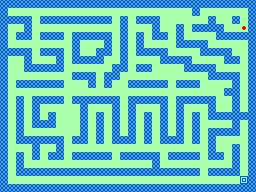

Rendered tile map (Tiled .tmx) drawn with the repository's tilesets; below, a short description and the full map source, tile grids included:
An orthogonal 32x24 tile map with 8x8 px tiles, 1 tile layer (Tile Layer 1).

<map version="1.10" tiledversion="1.11.2" orientation="orthogonal" renderorder="right-down" width="32" height="24" tilewidth="8" tileheight="8" infinite="0" nextlayerid="2" nextobjectid="1">
 <editorsettings>
  <export target="../../assets/level2.csv" format="csv" />
 </editorsettings>
 <tileset firstgid="1" name="level2_tileset" tilewidth="8" tileheight="8" tilecount="8" columns="8">
  <image source="../graphics/level2/level2_tileset.png" width="64" height="8" />
  <tile id="0">
   <properties>
    <property name="name" type="int" value="0" />
   </properties>
  </tile>
  <tile id="1">
   <properties>
    <property name="name" type="int" value="1" />
   </properties>
  </tile>
  <tile id="2">
   <properties>
    <property name="name" type="int" value="3" />
   </properties>
  </tile>
  <tile id="3">
   <properties>
    <property name="name" type="int" value="3" />
   </properties>
  </tile>
  <tile id="4">
   <properties>
    <property name="name" type="int" value="4" />
   </properties>
  </tile>
  <tile id="5">
   <properties>
    <property name="name" type="int" value="4" />
   </properties>
  </tile>
  <tile id="6">
   <properties>
    <property name="name" type="int" value="2" />
   </properties>
  </tile>
  <tile id="7">
   <properties>
    <property name="name" type="int" value="2" />
   </properties>
  </tile>
 </tileset>
 <layer id="1" name="Tile Layer 1" width="32" height="24">
  <data encoding="csv">
1,1,1,1,1,1,1,1,1,1,1,1,1,1,1,1,1,1,1,1,1,1,1,1,1,1,1,1,1,1,1,1,
1,2,2,2,2,2,2,2,2,2,2,2,2,2,2,2,2,2,2,2,2,2,2,2,1,2,2,2,2,2,2,1,
1,1,1,1,2,1,1,1,1,1,1,1,1,1,2,1,2,1,1,1,2,2,2,2,2,2,1,2,2,1,2,1,
1,2,2,1,2,2,2,2,2,2,2,2,2,2,2,1,2,2,2,1,2,2,1,2,1,1,1,1,2,2,3,1,
1,2,1,1,2,1,1,1,2,1,1,1,1,1,2,1,2,1,2,1,1,2,1,2,2,2,2,1,1,1,1,1,
1,2,2,2,2,2,2,2,2,1,2,2,2,1,2,1,2,1,2,2,2,2,1,1,1,1,2,2,2,2,2,1,
1,1,1,1,2,1,1,1,2,1,2,2,1,1,2,1,2,1,1,1,1,2,2,2,2,1,1,1,1,2,2,1,
1,2,2,1,2,2,2,1,2,1,1,1,1,2,2,1,2,2,2,2,1,1,1,1,2,2,2,2,1,1,2,1,
1,2,2,1,1,1,1,1,2,2,2,2,2,2,1,1,2,1,1,2,2,2,2,1,1,1,1,2,2,2,2,1,
1,2,2,2,2,2,2,2,2,1,1,1,2,1,1,2,2,2,2,2,2,2,2,2,2,2,1,1,1,1,2,1,
1,2,1,1,1,1,1,1,2,2,2,1,2,1,2,2,1,1,1,1,1,2,1,1,1,2,2,2,2,1,2,1,
1,2,2,2,2,2,2,2,2,2,2,2,2,2,2,2,2,2,2,2,2,2,2,2,2,2,2,2,1,1,2,1,
1,2,1,2,1,1,1,1,2,1,1,1,1,1,1,2,1,1,1,1,1,2,1,1,1,1,1,2,2,1,2,1,
1,2,1,2,1,2,2,2,2,2,1,2,2,2,1,2,1,2,2,2,1,2,1,2,2,2,1,2,2,1,2,1,
1,2,1,2,1,2,1,2,2,2,1,2,1,2,1,2,1,2,1,2,1,2,1,2,1,2,1,1,1,1,1,1,
1,2,1,2,1,1,1,2,2,2,1,2,1,2,1,2,1,2,1,2,1,2,1,2,1,2,2,2,2,1,2,1,
1,2,1,2,2,2,2,2,2,2,1,2,1,2,1,2,1,2,1,2,1,2,1,2,1,2,1,1,1,1,2,1,
1,2,1,1,1,1,1,1,2,1,1,2,1,2,1,1,1,2,1,2,1,1,1,2,1,2,1,2,2,2,2,1,
1,2,2,2,1,2,2,1,2,2,2,2,2,2,2,2,2,2,2,2,2,2,2,2,2,2,1,2,2,1,2,1,
1,2,1,2,1,2,1,1,2,1,1,1,1,1,2,1,1,1,1,1,2,1,1,1,1,2,1,1,2,1,2,1,
1,2,1,2,2,2,2,2,2,2,2,2,2,2,2,2,2,2,2,1,2,2,2,2,2,2,2,2,2,1,2,1,
1,2,1,1,1,1,1,1,1,1,1,1,1,1,1,1,1,1,1,1,1,1,1,1,1,2,1,1,1,1,2,1,
1,2,2,2,2,2,2,2,2,2,2,2,2,2,2,2,2,2,2,2,2,2,2,2,2,2,2,2,2,2,7,1,
1,1,1,1,1,1,1,1,1,1,1,1,1,1,1,1,1,1,1,1,1,1,1,1,1,1,1,1,1,1,1,1
</data>
 </layer>
</map>
